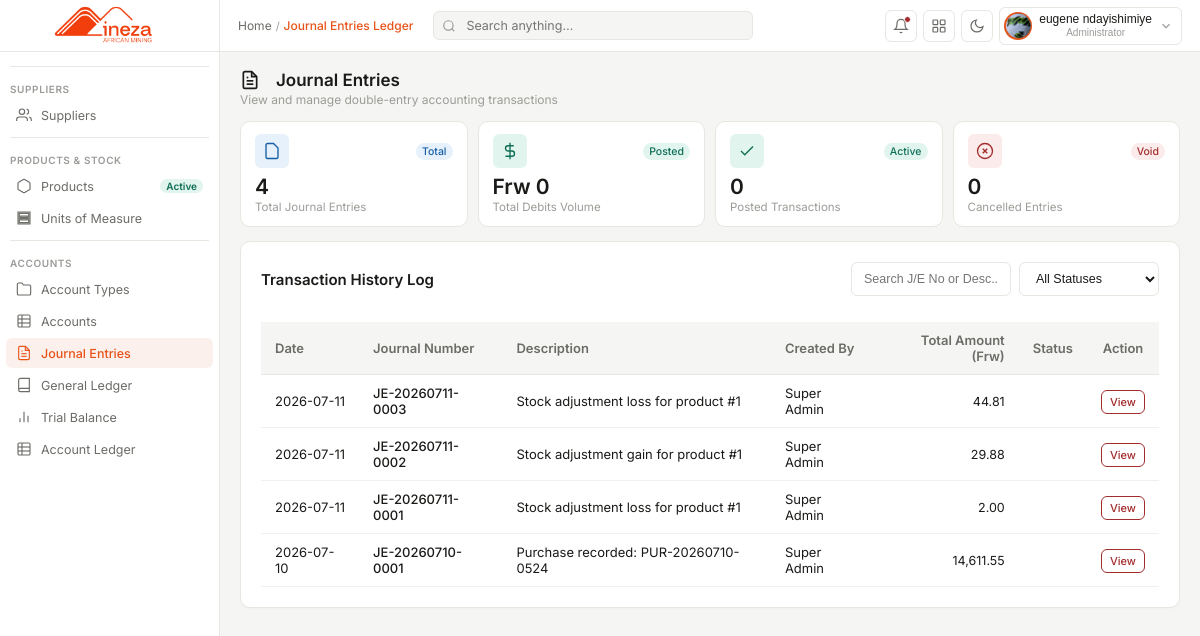
The app's page /pages/journal_entries/index.php (signed in), older data.
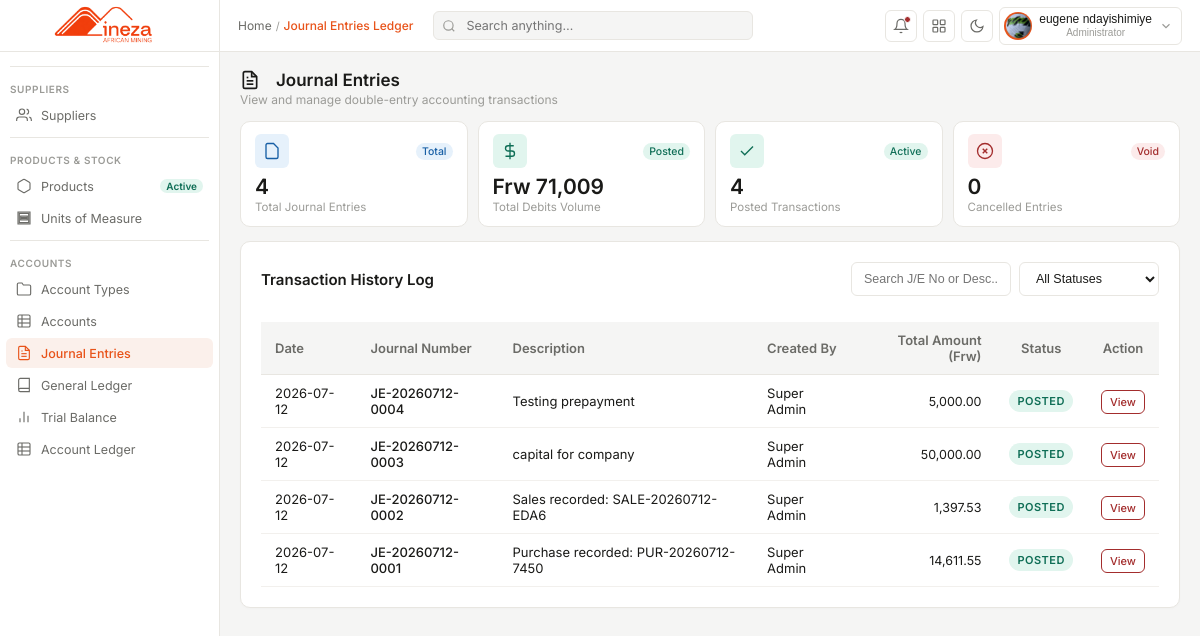
The same page, newer data.
### tables this page shows
CREATE TABLE `journal_entries` (
  `id` bigint(20) NOT NULL,
  `journal_no` varchar(100) DEFAULT NULL,
  `entry_date` date DEFAULT NULL,
  `description` text DEFAULT NULL,
  `statuss` enum('DRAFT','POSTED','CANCELLED') NOT NULL DEFAULT 'DRAFT',
  `created_by` bigint(20) DEFAULT NULL,
  `created_at` timestamp NOT NULL DEFAULT current_timestamp()
);

### pages/journal_entries/index.php (the view, shortened to what the rows shown need)
<?php
require_once __DIR__ . '/../../config/db.php';
$listQuery = "SELECT je.*,
                     COALESCE(SUM(jel.debit), 0.00) as total_amount,
                     CONCAT(u.first_name, ' ', u.last_name) as creator_name
              FROM journal_entries je
              LEFT JOIN journal_entry_lines jel ON je.id = jel.journal_entry_id
              LEFT JOIN users u ON je.created_by = u.id
              GROUP BY je.id
              ORDER BY je.entry_date DESC, je.id DESC";
$listResult = mysqli_query($conn, $listQuery);
$entries = [];
if ($listResult) {
    while ($row = mysqli_fetch_assoc($listResult)) {
        $entries[] = $row;
    }
}
?>
<!DOCTYPE html>
<html lang="en">
<head>
<link rel="stylesheet" href="../../src/css/dashboard.css">
<link rel="stylesheet" href="../../src/css/sidebar.css">
<link rel="stylesheet" href="../../src/css/navbar.css">
<link rel="stylesheet" href="../../src/css/journal_entries.css">
</head>
<body>
<div class="main">
  <div class="content" id="journalListContent">
    <div class="page-header">
      <div>
        <h1 class="page-title">
          Journal Entries
        </h1>
      </div>
    </div>
    <div class="journal-container">
      <div class="journal-card">
        <div class="note-table-wrapper" style="margin-top: 14px;">
          <table class="journal-table" id="journalTable">
            <thead>
              <tr>
                <th>Date</th>
                <th>Journal Number</th>
                <th>Description</th>
                <th>Created By</th>
                <th class="num-val">Total Amount (Frw)</th>
                <th style="text-align: center;">Status</th>
                <th style="text-align: center;">Action</th>
              </tr>
            </thead>
            <tbody>
              <?php if (count($entries) === 0): ?>
                <tr>
                  <td colspan="7" style="text-align: center; color: var(--text2); padding: 24px;">No journal entries found.</td>
                </tr>
              <?php else: ?>
                <?php foreach ($entries as $entry): ?>
                  <tr class="journal-row" data-status="<?php echo $entry['statuss']; ?>">
                    <td><?php echo date('Y-m-d', strtotime($entry['entry_date'])); ?></td>
                    <td style="font-weight: 500; font-family: 'Inter', monospace;" class="je-no"><?php echo htmlspecialchars($entry['journal_no']); ?></td>
                    <td class="je-desc"><?php echo htmlspecialchars($entry['description']); ?></td>
                    <td><?php echo htmlspecialchars($entry['creator_name'] ?? 'System'); ?></td>
                    <td class="num-val"><?php echo number_format($entry['total_amount'], 2); ?></td>
                    <td style="text-align: center;">
                      <span class="status-badge <?php echo strtolower($entry['statuss']); ?>">
                        <?php echo htmlspecialchars($entry['statuss']); ?>
                      </span>
                    </td>
                    <td style="text-align: center;">
                      <a href="view?id=<?php echo $entry['id']; ?>" class="btn-danger-outline" style="padding: 4px 8px; font-size: 11px; text-decoration: none;">View</a>
                    </td>
                  </tr>
                <?php endforeach; ?>
              <?php endif; ?>
            </tbody>
          </table>
        </div>
      </div>
    </div>
  </div>
</div>
</body>
</html>

Row changes from the older to the newer data that the page shows:
removed journal_entries: entry_date "2026-07-11", journal_no "JE-20260711-0003", description "Stock adjustment loss for product #1", creator_name "Super Admin", total_amount "44.81", statuss empty (drawn)
removed journal_entries: entry_date "2026-07-11", journal_no "JE-20260711-0002", description "Stock adjustment gain for product #1", creator_name "Super Admin", total_amount "29.88", statuss empty (drawn)
removed journal_entries: entry_date "2026-07-11", journal_no "JE-20260711-0001", description "Stock adjustment loss for product #1", creator_name "Super Admin", total_amount "2.00", statuss empty (drawn)
removed journal_entries: entry_date "2026-07-10", journal_no "JE-20260710-0001", description "Purchase recorded: PUR-20260710-0524", creator_name "Super Admin", total_amount "14,611.55", statuss empty (drawn)
added journal_entries: entry_date "2026-07-12", journal_no "JE-20260712-0004", description "Testing prepayment", creator_name "Super Admin", total_amount "5,000.00", statuss "POSTED"
added journal_entries: entry_date "2026-07-12", journal_no "JE-20260712-0003", description "capital for company", creator_name "Super Admin", total_amount "50,000.00", statuss "POSTED"
added journal_entries: entry_date "2026-07-12", journal_no "JE-20260712-0002", description "Sales recorded: SALE-20260712-EDA6", creator_name "Super Admin", total_amount "1,397.53", statuss "POSTED"
added journal_entries: entry_date "2026-07-12", journal_no "JE-20260712-0001", description "Purchase recorded: PUR-20260712-7450", creator_name "Super Admin", total_amount "14,611.55", statuss "POSTED"
Text that changed along with them:
$totalDebitsVal: "0" → "71,009"
$stats['posted_count']: "0" → "4"
